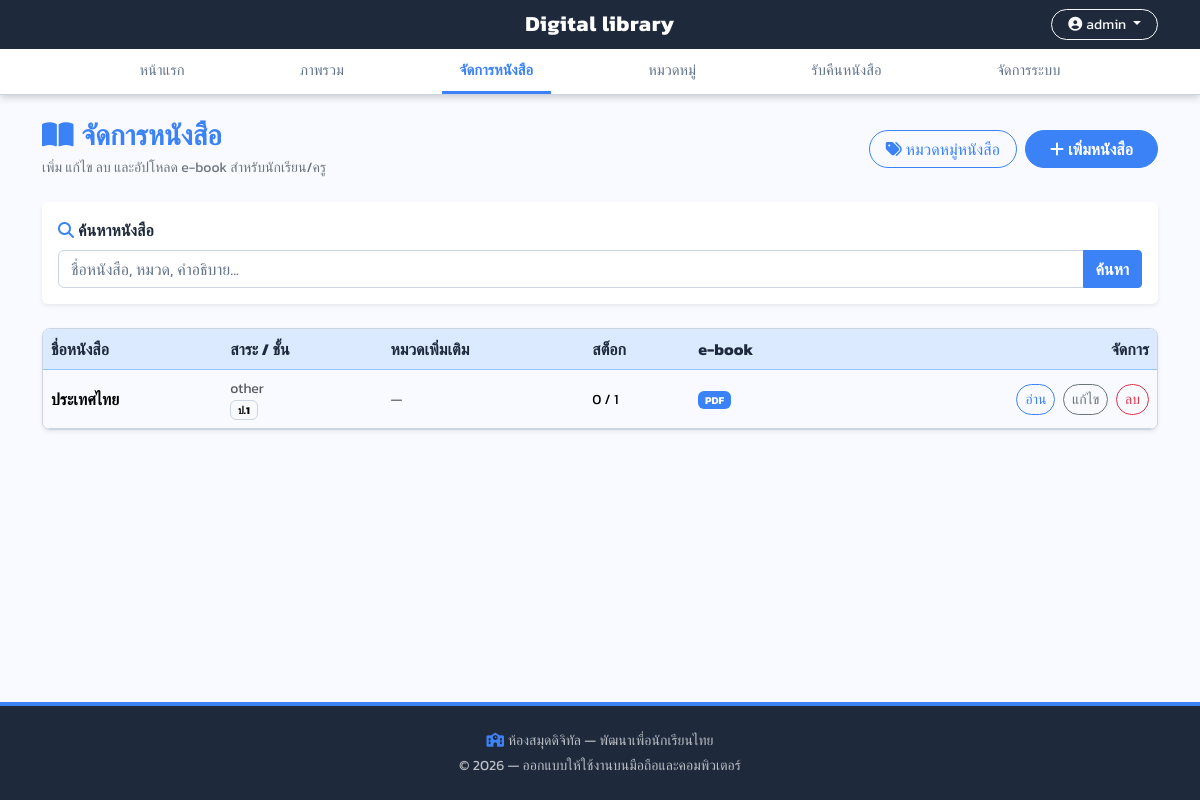
/librarian/books/ (signed in), run on the app's committed database.
### library_app/models.py (models this page shows, shortened)
class Book(models.Model):
    title = models.CharField(max_length=255, verbose_name='ชื่อหนังสือ')
    description = models.TextField(blank=True, null=True, verbose_name='เรื่องย่อ / รายละเอียด')
    cover_image = models.ImageField(
        upload_to='book_covers/',
        blank=True,
        null=True,
        verbose_name='ภาพหน้าปก',
    )
    total_copies = models.PositiveIntegerField(default=1, verbose_name='จำนวนเล่มทั้งหมด')
    available_copies = models.PositiveIntegerField(default=1, verbose_name='จำนวนเล่มที่พร้อมยืม')
    learning_area = models.CharField(
        max_length=32,
        choices=LearningArea.choices,
        default=LearningArea.NOVEL,
        verbose_name='หมวดหมู่หนังสือ',
    )
    grade_level = models.CharField(
        max_length=8,
        choices=GradeLevel.choices,
        default=GradeLevel.P1,
        verbose_name='ระดับชั้นที่เหมาะสม',
    )
    category = models.ForeignKey(
        Category,
        on_delete=models.SET_NULL,
        null=True,
        blank=True,
        related_name='books',
        verbose_name='หมวดหมู่ (เพิ่มเติม)',
    )
    authors = models.ManyToManyField(Author, blank=True, related_name='books', verbose_name='ผู้แต่ง')
    ebook_pdf = models.FileField(
        upload_to='ebooks/',
        blank=True,
        null=True,
        verbose_name='ไฟล์ e-book (PDF)',
        help_text='อัปโหลด PDF สำหรับอ่านในตัวอ่านดิจิทัล (ถ้ามี)',
    )
    ebook_text = models.TextField(
        blank=True,
        default='',
        verbose_name='เนื้อหา e-book (ข้อความ)',
        help_text='ถ้าไม่มี PDF ให้วางข้อความ แบ่งหน้าด้วยบรรทัด <<<PAGE>>> ระหว่างหน้า',
    )
    created_at = models.DateTimeField(auto_now_add=True, verbose_name='บันทึกเมื่อ')
    class Meta:
        verbose_name = 'หนังสือ'
        verbose_name_plural = 'หนังสือ'
        ordering = ['title']

### library_app/views.py (the view, shortened to what this page needs)
# urls.py: path('librarian/books/', views.librarian_book_list, name='librarian_book_list'),
@librarian_required
def librarian_book_list(request):
    books = Book.objects.select_related('category').prefetch_related('authors').order_by('title')
    q = (request.GET.get('q') or '').strip()
    return render(request, 'librarian_book_list.html', {'books': books, 'search_query': q})

### library_app/context_processors.py (called while the page is built, shortened)
def library_roles(request):
    user = request.user
    names = set(user.groups.values_list('name', flat=True))
    is_super = user.is_superuser
    return {
        'is_librarian_user': user_is_librarian(user),
        'is_student_user': is_super or (GROUP_STUDENT in names),
        'is_teacher_user': is_super or (GROUP_TEACHER in names),
        'can_borrow_user': user_can_borrow_books(user),
    }

### library_app/roles.py (called while the page is built)
def user_is_librarian(user):
    if not user.is_authenticated:
        return False
    if user.is_superuser:
        return True
    return user.groups.filter(name=GROUP_LIBRARIAN).exists()

def user_can_borrow_books(user):
    if not user.is_authenticated:
        return False
    if user.is_superuser:
        return True
    return user.groups.filter(name__in=(GROUP_STUDENT, GROUP_TEACHER)).exists()

### library_app/templates/librarian_book_list.html (shortened to what this page needs)
{% extends 'base.html' %}
{% block content %}
<div class="d-flex flex-wrap align-items-center justify-content-between gap-3 mb-4 animate-fade-in">
    <div>
        <h1 class="h3 fw-bold text-primary mb-1"><i class="fas fa-book-open me-2"></i>จัดการหนังสือ</h1>
        <p class="text-secondary mb-0 small">เพิ่ม แก้ไข ลบ และอัปโหลด e-book สำหรับนักเรียน/ครู</p>
    </div>
    <div class="d-flex flex-wrap gap-2">
        <a href="{% url 'librarian_category_list' %}" class="btn btn-outline-primary rounded-pill px-3"><i class="fas fa-tags me-1"></i>หมวดหมู่หนังสือ</a>
        <a href="{% url 'librarian_book_create' %}" class="btn btn-dl-primary rounded-pill px-4"><i class="fas fa-plus me-1"></i>เพิ่มหนังสือ</a>
    </div>
</div>
<form class="card border-0 shadow-sm p-3 mb-4 bg-white" method="get" action="{% url 'librarian_book_list' %}">
    <label class="form-label fw-semibold" for="qb"><i class="fas fa-magnifying-glass text-primary me-1"></i>ค้นหาหนังสือ</label>
    <div class="input-group">
        <input type="search" class="form-control" name="q" id="qb" value="{{ search_query }}" placeholder="ชื่อหนังสือ, หมวด, คำอธิบาย...">
        <button class="btn btn-dl-primary" type="submit">ค้นหา</button>
    </div>
</form>
<div class="table-responsive shadow-sm rounded-3 border bg-white">
    <table class="table table-hover align-middle mb-0">
        <thead class="table-light">
            <tr>
                <th>ชื่อหนังสือ</th>
                <th>สาระ / ชั้น</th>
                <th>หมวดเพิ่มเติม</th>
                <th>สต็อก</th>
                <th>e-book</th>
                <th class="text-end">จัดการ</th>
            </tr>
        </thead>
        <tbody>
            {% for book in books %}
                <tr>
                    <td class="fw-semibold">{{ book.title }}</td>
                    <td class="small">
                        <span class="d-block text-muted">{{ book.get_learning_area_display }}</span>
                        <span class="badge text-bg-light border">{{ book.get_grade_level_display }}</span>
                    </td>
                    <td class="small text-muted">{% if book.category %}{{ book.category.name }}{% else %}—{% endif %}</td>
                    <td class="small">{{ book.available_copies }} / {{ book.total_copies }}</td>
                    <td class="small">
                        {% if book.ebook_pdf %}
                            <span class="badge text-bg-primary">PDF</span>
                        {% elif book.ebook_text %}
                            <span class="badge text-bg-info text-dark">ข้อความ</span>
                        {% else %}
                            <span class="text-muted">—</span>
                        {% endif %}
                    </td>
                    <td class="text-end text-nowrap">
                        {% if book.ebook_pdf or book.ebook_text %}
                            <a href="{% url 'ebook_reader' book.id %}" class="btn btn-outline-primary btn-sm rounded-pill me-1" title="ดูตัวอย่าง">อ่าน</a>
                        {% endif %}
                        <a href="{% url 'librarian_book_edit' book.id %}" class="btn btn-outline-secondary btn-sm rounded-pill me-1">แก้ไข</a>
                        <a href="{% url 'librarian_book_delete' book.id %}" class="btn btn-outline-danger btn-sm rounded-pill">ลบ</a>
                    </td>
                </tr>
            {% empty %}
                <tr>
                    <td colspan="6" class="text-center text-muted py-5">ไม่มีหนังสือ — <a href="{% url 'librarian_book_create' %}">เพิ่มเล่มแรก</a></td>
                </tr>
            {% endfor %}
        </tbody>
    </table>
</div>
{% endblock %}

### library_app/templates/base.html (shortened to what this page needs)
{% load static %}
<!DOCTYPE html>
<html lang="th">
<head>
    <link href="https://cdn.jsdelivr.net/npm/bootstrap@5.3.3/dist/css/bootstrap.min.css" rel="stylesheet">
    <link rel="stylesheet" href="https://cdnjs.cloudflare.com/ajax/libs/font-awesome/6.5.2/css/all.min.css">
    <link rel="stylesheet" href="{% static 'library_app/css/app.css' %}">
</head>
<body class="d-flex flex-column min-vh-100 page-enter {% block body_extra_class %}{% endblock %}">
    <div class="navbar-dl-wrapper sticky-top">
        <div class="navbar-top-bar">
            <div class="container navbar-top-inner">
                <a href="{% url 'index' %}" class="navbar-brand-center">
                    Digital library
                </a>
                <div class="navbar-top-right">
                    {% if user.is_authenticated %}
                        <div class="dropdown">
                            <button class="btn btn-outline-light btn-sm rounded-pill px-3 dropdown-toggle" type="button" data-bs-toggle="dropdown" aria-expanded="false">
                                <i class="fas fa-circle-user me-1"></i>{{ user.get_full_name|default:user.username }}
                            </button>
                        </div>
                    {% else %}
                        <a class="btn btn-outline-light btn-sm rounded-pill px-3" href="{% url 'login' %}">
                            เข้าสู่ระบบ / สมัครสมาชิก
                        </a>
                    {% endif %}
                </div>
            </div>
        </div>
        {% block navbar_tabs %}
        <div class="navbar-tab-bar">
            <div class="container">
                <ul class="navbar-tabs-dl">
                    <li>
                        <a class="nav-tab-dl {% if request.resolver_match.url_name == 'index' %}active{% endif %}" href="{% url 'index' %}">หน้าแรก</a>
                    </li>
                    {% if user.is_authenticated %}
                        {% if is_librarian_user %}
                            <li>
                                <a class="nav-tab-dl {% if request.resolver_match.url_name == 'librarian_dashboard' %}active{% endif %}" href="{% url 'librarian_dashboard' %}">ภาพรวม</a>
                            </li>
                            <li>
                                <a class="nav-tab-dl {% if 'librarian_book' in request.resolver_match.url_name %}active{% endif %}" href="{% url 'librarian_book_list' %}">จัดการหนังสือ</a>
                            </li>
                            <li>
                                <a class="nav-tab-dl {% if 'librarian_category' in request.resolver_match.url_name %}active{% endif %}" href="{% url 'librarian_category_list' %}">หมวดหมู่</a>
                            </li>
                            <li>
                                <a class="nav-tab-dl {% if request.resolver_match.url_name == 'librarian_returns' %}active{% endif %}" href="{% url 'librarian_returns' %}">รับคืนหนังสือ</a>
                            </li>
                        {% endif %}
                        {% if user.is_staff %}
                            <li>
                                <a class="nav-tab-dl" href="{% url 'admin:index' %}">จัดการระบบ</a>
                            </li>
                        {% endif %}
                    {% endif %}
                </ul>
            </div>
        </div>
        {% endblock navbar_tabs %}
    </div>
    <main class="container py-4 flex-grow-1 {% block main_extra_class %}{% endblock %}">
        {% block content %}{% endblock %}
    </main>
    <footer class="footer-dl text-center text-muted py-4 mt-auto small">
        <div class="container">
            <p class="mb-1"><i class="fas fa-school text-primary me-1"></i>ห้องสมุดดิจิทัล — พัฒนาเพื่อนักเรียนไทย</p>
            <p class="mb-0">&copy; {% now "Y" %} — ออกแบบให้ใช้งานบนมือถือและคอมพิวเตอร์</p>
        </div>
    </footer>
</body>
</html>

### library_app/static/library_app/css/app.css (style rules this page uses)
:root { --navbar-bg: #1E293B; --primary: #3B82F6; --primary-hover: #2563EB; --hero-bg: linear-gradient(135deg, #DBEAFE 0%, #F3E8FF 50%, #FCE7F3 100%); --accent: #EC4899; --accent-hover: #DB2777; --cream: #F8FAFF; --cream-dark: #FCE7F3; --white: #FFFFFF; --text-main: #1E293B; --text-muted: #64748B; --border: #CBD5E1; --brown: #1E293B; --green-dark: #1E293B; --green-mid: #3B82F6; --green-light: #DBEAFE; --orange: #EC4899; --orange-light: #FCE7F3; --red-accent: #DB2777; }
:root { --bs-primary: #3B82F6; --bs-primary-rgb: 59, 130, 246; --bs-link-color: #3B82F6; --bs-link-color-rgb: 59, 130, 246; --bs-link-hover-color: #2563EB; --bs-body-bg: #F8FAFF; --bs-body-color: #1E293B; --bs-border-color: #CBD5E1; }
.btn-outline-primary { --bs-btn-color: #3B82F6; --bs-btn-border-color: #3B82F6; --bs-btn-hover-bg: #3B82F6; --bs-btn-hover-border-color: #3B82F6; --bs-btn-hover-color: #fff; --bs-btn-active-bg: #2563EB; --bs-btn-active-border-color: #2563EB; --bs-btn-active-color: #fff; }
.text-bg-primary { background-color: #3B82F6 !important; color: #fff !important; }
.text-primary { color: #3B82F6 !important; }
.table-light { --bs-table-bg: #DBEAFE; --bs-table-color: #1E293B; --bs-table-border-color: #93C5FD; }
html { scroll-behavior: smooth; }
body { font-family: 'Kanit', 'Sarabun', system-ui, sans-serif; background-color: var(--cream); color: var(--text-main); }
.navbar-dl-wrapper { z-index: 1020; box-shadow: 0 2px 8px rgba(0,0,0,0.2); }
.navbar-top-bar { background: var(--navbar-bg); padding: 0.55rem 0; }
.navbar-top-inner { display: flex; align-items: center; justify-content: space-between; position: relative; }
.navbar-top-left, .navbar-top-right { flex: 1; min-width: 0; }
.navbar-top-right { display: flex; justify-content: flex-end; align-items: center; }
.navbar-brand-center { position: absolute; left: 50%; transform: translateX(-50%); font-size: 1.35rem; font-weight: 700; color: #fff !important; text-decoration: none; letter-spacing: 0.03em; white-space: nowrap; pointer-events: auto; }
.navbar-tab-bar { background: var(--white); border-bottom: 1px solid var(--border); }
.navbar-tabs-dl { list-style: none; margin: 0; padding: 0; display: flex; justify-content: space-evenly; width: 100%; overflow-x: auto; -webkit-overflow-scrolling: touch; scrollbar-width: none; }
.nav-tab-dl { display: block; padding: 0.65rem 1.1rem; color: var(--text-muted); text-decoration: none; font-weight: 500; font-size: 0.92rem; border-bottom: 3px solid transparent; white-space: nowrap; transition: color 0.15s, border-color 0.15s; }
.nav-tab-dl.active { color: var(--primary); font-weight: 700; border-bottom-color: var(--primary); }
.page-enter { animation: pageEnter 0.3s ease-out; }
.form-control, .form-select { border-color: var(--border) !important; background-color: var(--white) !important; color: var(--text-main) !important; }
.form-control::placeholder, .form-select::placeholder { color: var(--text-muted) !important; }
.footer-dl { background: var(--navbar-bg); color: rgba(255,255,255,0.7) !important; border-top: 4px solid var(--primary); padding: 1.5rem 0; }
.footer-dl p { color: rgba(255,255,255,0.7) !important; }
.btn-dl-primary { background: var(--primary); border-color: var(--primary); color: var(--white); font-weight: 600; border-radius: 4px; }
.animate-fade-in { animation: fadeIn 0.3s ease both; }

### data on the page
Book: title "ประเทศไทย", learning_area "other", grade_level "ป.1", available_copies "0", total_copies "1", ebook_pdf "PDF"

### other printed values
{{ user.get_full_name|default:user.username }} "admin"
